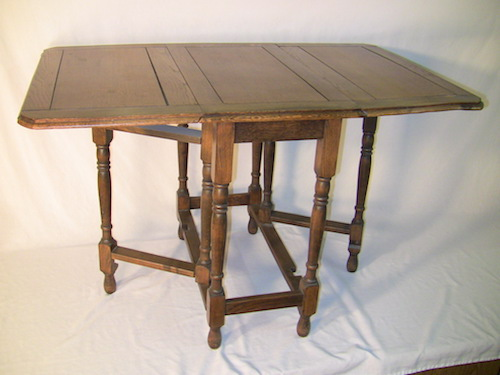
#> input picture DatSets/table.jpg, 500 x 375 px, found by its file name
$ jupyter execute FireAI_050_StarFeatures.ipynb   (shell and % lines are left out)
#> lines starting #> are read from the running program, lines starting #| are printed output that depends on the picture; after the words box and inside, x2 and y2 are one past the last pixel; in counts of white or black regions, pixels touching at a corner belong together
[cell 1]
import numpy as np
import pandas as pd
import matplotlib.pyplot as plt
np.random.seed(37) # 使得每次运行得到的随机数都一样

[cell 2]
import cv2
img=cv2.imread('E:\PyProjects\DataSet\FireAI/table.jpg')
#> img is the input picture: shape (375, 500, 3); mean B, G, R 157.7, 169.6, 182.9
gray=cv2.cvtColor(img, cv2.COLOR_BGR2GRAY)
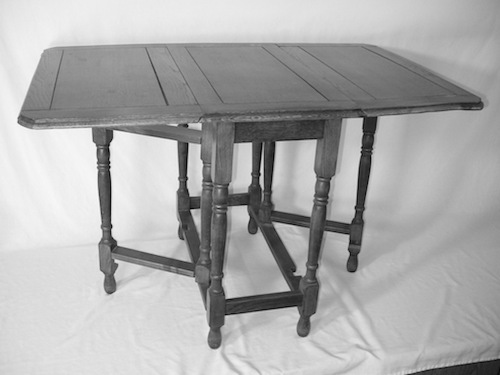
#> gray: shape (375, 500); min 2, max 251, mean 172.2

[cell 3]
star = cv2.xfeatures2d.StarDetector_create() # 构建Star特征点检测器对象
keypoints = star.detect(gray, None) # 用Star特征点检测器对象检测灰度图中的特征点
#> keypoints = 151 keypoints; strongest (x, y, size): (239, 215, 16), (243, 151, 16), (295, 239, 22), (241, 182, 16)

[cell 4]
# 将keypoints绘制到原图中
img_sift = np.copy(img)
cv2.drawKeypoints(img, keypoints, img_sift, flags=cv2.DRAW_MATCHES_FLAGS_DRAW_RICH_KEYPOINTS)
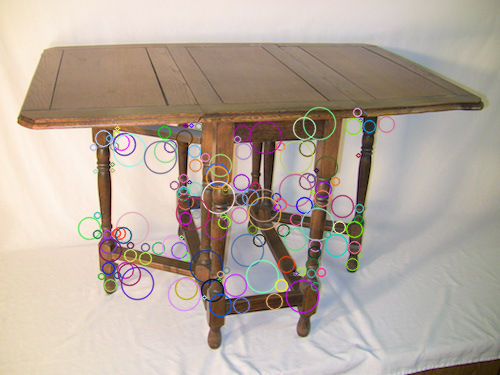
#> img_sift: shape (375, 500, 3); 8.01% of pixels changed, all inside (x1, y1, x2, y2) = (77, 106, 396, 318)
#画在原图上，第一个是原图，第二个image是目标图，这个flags既包括位置又包括方向，也有只有位置的flags
#圆圈的大小表示特征的重要性大小，主要在桌子腿上，腿上边缘和棱角比较多，更有代表性

# 显示绘制有特征点的图像
plt.figure(12,figsize=(15,30))
plt.subplot(121)
img_rgb=cv2.cvtColor(img,cv2.COLOR_BGR2RGB)
plt.imshow(img_rgb)
plt.title('Raw Img')

plt.subplot(122)
img_sift_rgb=cv2.cvtColor(img_sift,cv2.COLOR_BGR2RGB)
plt.imshow(img_sift_rgb)
plt.title('Img with Star features')
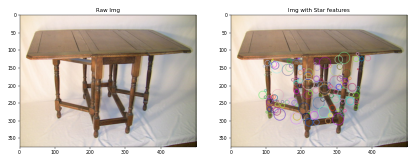
#> figure drawn by matplotlib, 2 panels
